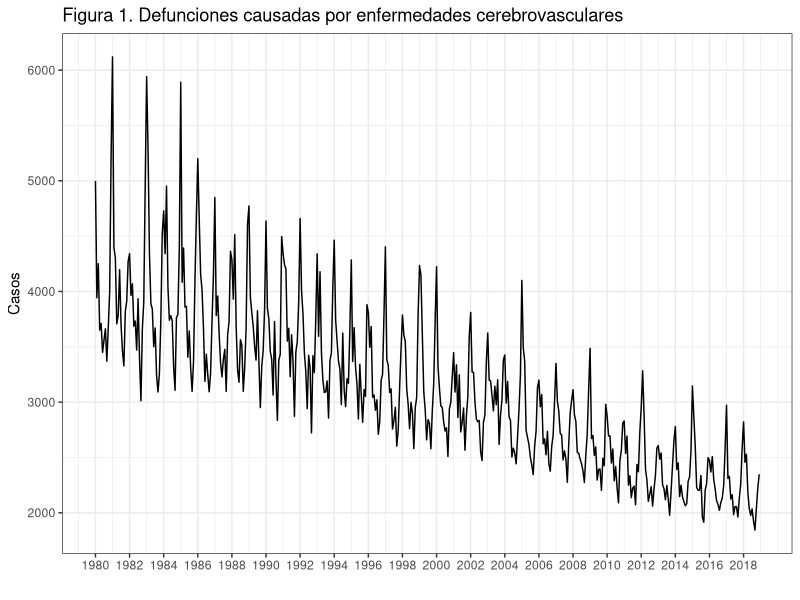
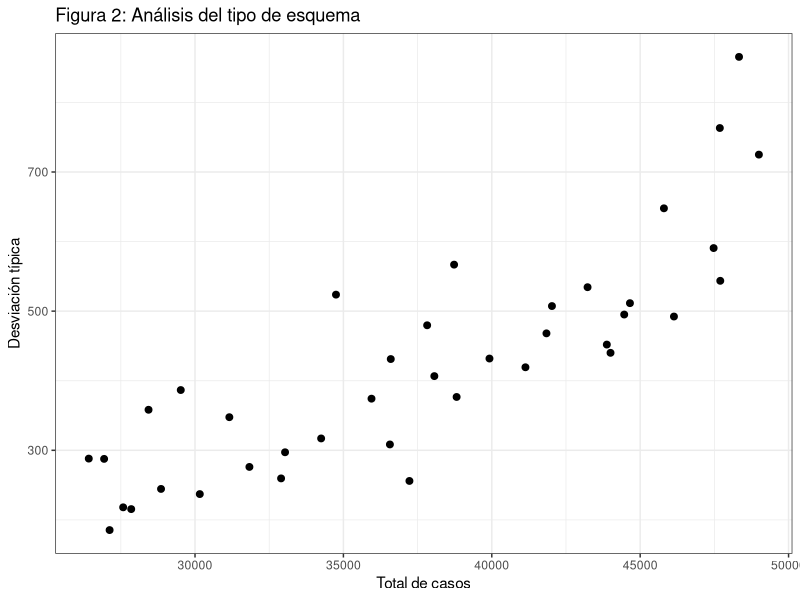
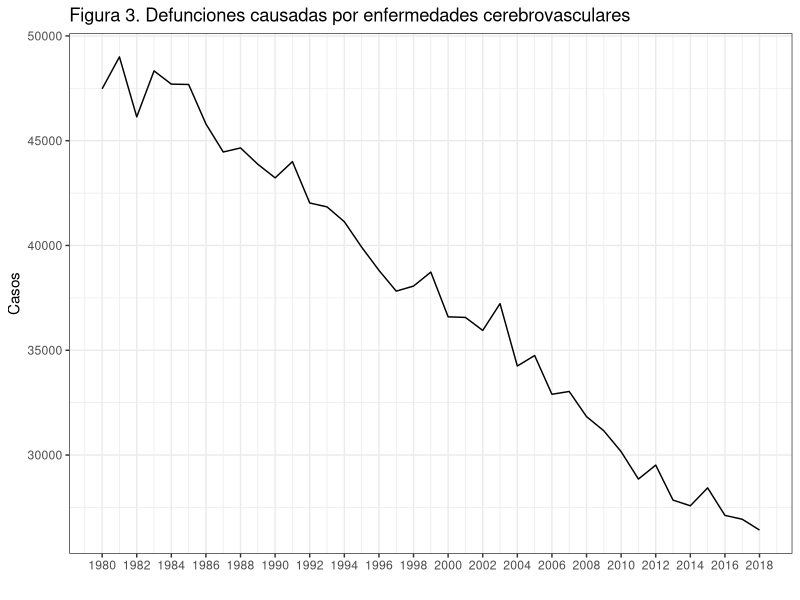
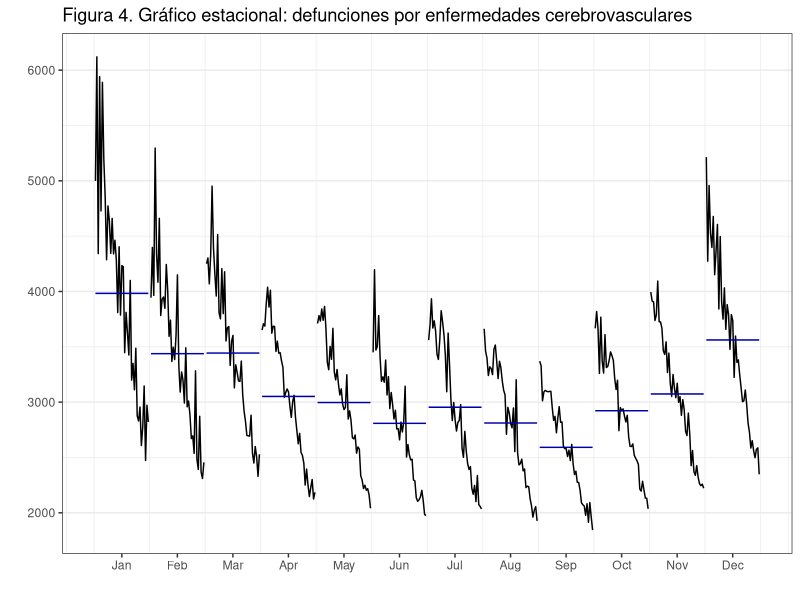
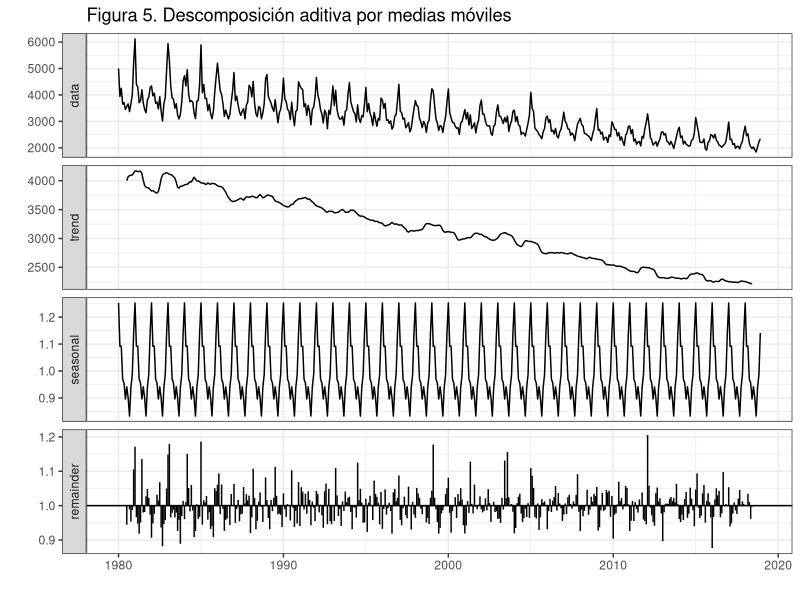
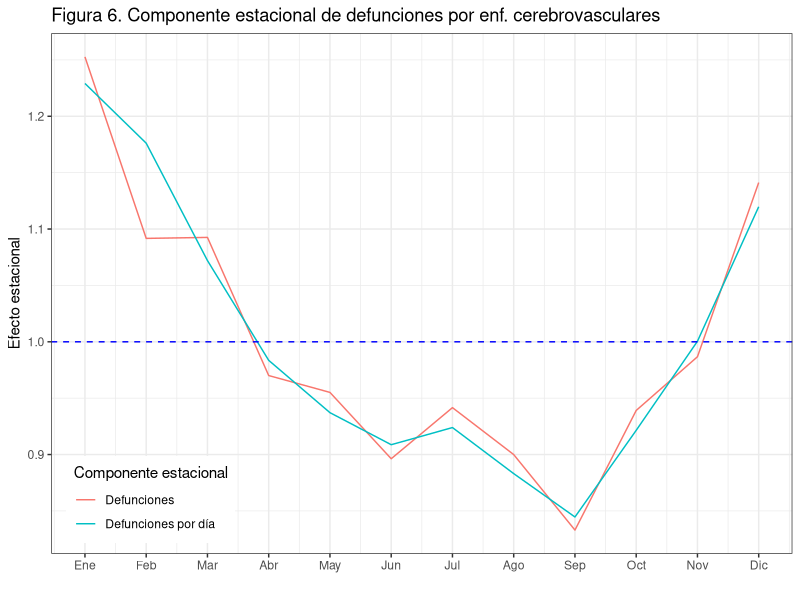
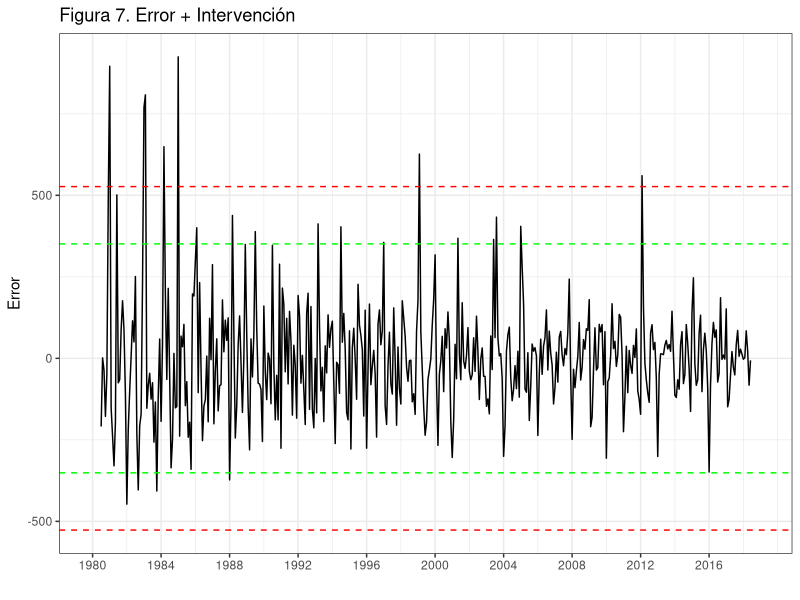
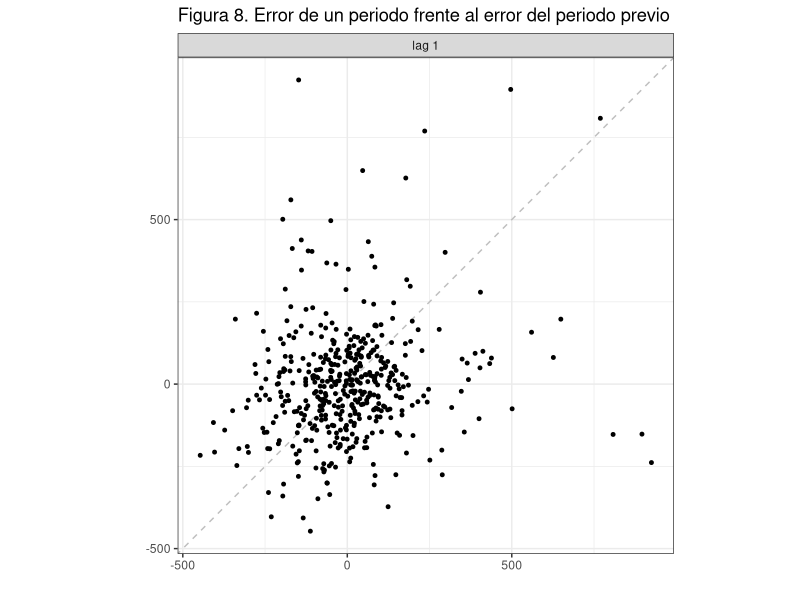

Write the R code that produced these figures, in order.
## ---- chunk 1
knitr::opts_chunk$set(warning = FALSE, 
                      message = FALSE, 
                      comment = "",
                      fig.align = "center", 
                      fig.show = "hold",
                      fig.height = 4,
                      fig.width = 8,
                      out.width = "80%") 
## ---- chunk 2
options(scipen = 999) #- para quitar la notacion cientifica
## ---- chunk 3
library(forecast)
library(ggplot2); theme_set(theme_bw())
library(gridExtra)
library(grid)
## ---- chunk 4
DefEnfCer <- read.csv2("./series/Enfermedades cerebrovasculares.csv", header = TRUE)
DefEnfCer <- ts(DefEnfCer[,2], start = 1980, freq = 12)
## ---- chunk 5
autoplot(DefEnfCer,
         xlab = "",
         ylab = "Casos",
         main = "Figura 1. Defunciones causadas por enfermedades cerebrovasculares") +
  scale_x_continuous(breaks= seq(1980, 2018, 2)) 
## ---- chunk 6
CasosAnual = as.numeric(aggregate(DefEnfCer, FUN = sum))
DesviacionAnual = as.numeric(aggregate(DefEnfCer, FUN = sd))

ggplot() +
  geom_point(aes(x = CasosAnual, y = DesviacionAnual), size = 2) +
  xlab("Total de casos") + 
  ylab("Desviación típica") + 
  ggtitle("Figura 2: Análisis del tipo de esquema") 
## ---- chunk 7
autoplot(aggregate(DefEnfCer, FUN = sum),
         xlab = "",
         ylab = "Casos",
         main = "Figura 3. Defunciones causadas por enfermedades cerebrovasculares") +
  scale_x_continuous(breaks= seq(1980, 2018, 2)) 
## ---- chunk 8
ggmonthplot(DefEnfCer, 
             polar=TRUE,
             xlab = "",
             ylab = "",
             main = "Figura 4. Gráfico estacional: defunciones por enfermedades cerebrovasculares") +
  guides(colour=FALSE)
## ---- chunk 9
DefEnfCerDesMul <- decompose(DefEnfCer, type = "mult")
autoplot(DefEnfCerDesMul,
         xlab = "",
         main = "Figura 5. Descomposición aditiva por medias móviles")
## ---- chunk 10
round(DefEnfCerDesMul$figure, 2)
## ---- chunk 11
DefEnfCerDiaDesMul <- decompose(DefEnfCer/monthdays(DefEnfCer), type = "mult")

ggplot() +
  geom_line(aes(x = 1:12, y = DefEnfCerDesMul$figure, colour = "black")) + 
  geom_line(aes(x = 1:12, y = DefEnfCerDiaDesMul$figure, colour = "red")) + 
  geom_hline(yintercept = 1, colour = "blue", lty = 2) +
  ggtitle("Figura 6. Componente estacional de defunciones por enf. cerebrovasculares") +
  xlab("") +
  ylab("Efecto estacional") +
  scale_x_continuous(breaks= 1:12, 
                     labels = c("Ene", "Feb", "Mar", "Abr", "May", "Jun", 
                                "Jul", "Ago", "Sep", "Oct", "Nov", "Dic")) +
  scale_color_discrete(name = "Componente estacional", 
                       labels = c("Defunciones", "Defunciones por día")) +
  theme(legend.position=c(0.02,0.02), legend.justification=c(0,0))
## ---- chunk 12
error <- DefEnfCer - trendcycle(DefEnfCerDesMul) * seasonal(DefEnfCerDesMul)

sderror <- sd(error, na.rm = TRUE)

autoplot(error,
         xlab = "",
         ylab = "Error",
         main = "Figura 7. Error + Intervención",
         colour = "black") +
  geom_hline(yintercept = c(3, 2, -2, -3)*sderror, 
             colour = c("red", "green", "green", "red"),
             lty = 2) + 
  scale_x_continuous(breaks= seq(1980, 2018, 4)) 
## ---- chunk 13
gglagplot(error, 
          lags = 1, 
          do.lines = FALSE, 
          colour = FALSE, 
          main = "Figura 8. Error de un periodo frente al error del periodo previo")
## ---- chunk 14
DesviacionAnual = aggregate(error, FUN = mad)
ggplot() +
  geom_point(aes(x = time(DesviacionAnual), y = DesviacionAnual), size = 2) +
  ggtitle("Figura 9: Análisis de homocedasticidad") +
  xlab("") +
  ylab("Desviación absoluta mediana") 
